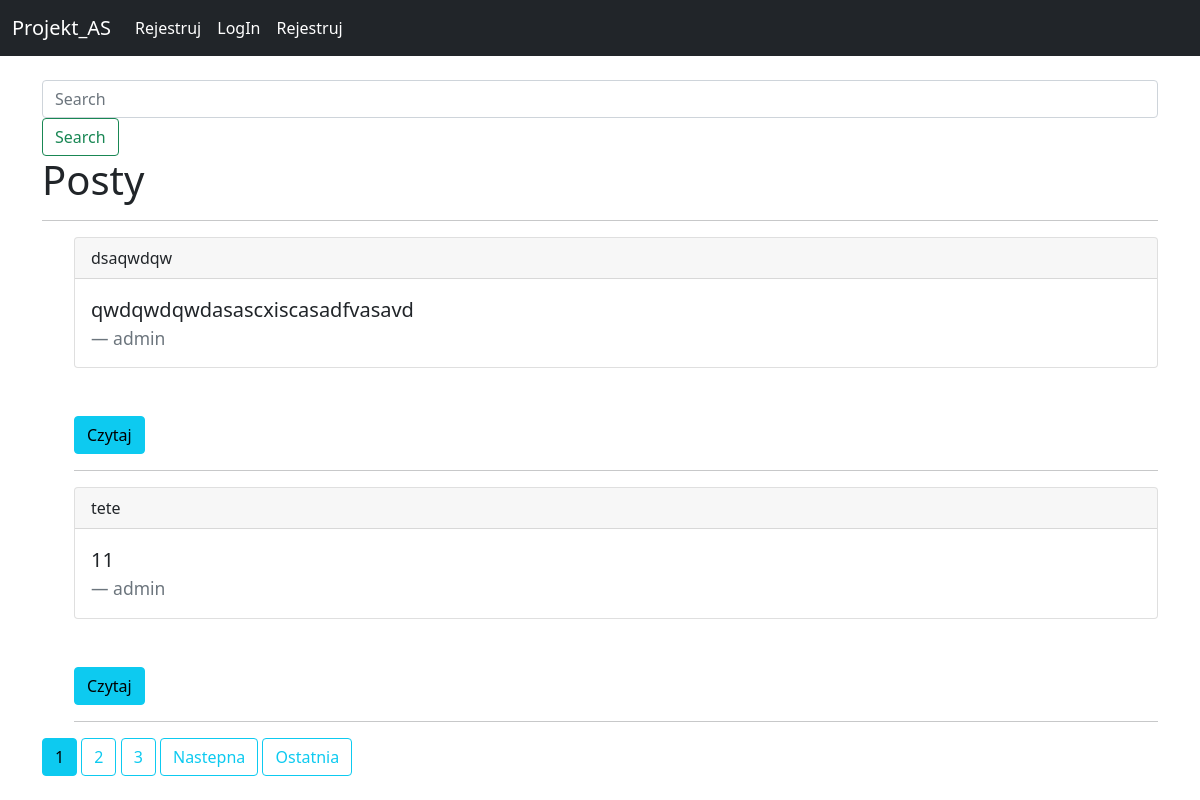
The page / on the database its author committed.
### projekt_as/models.py (models this page shows, shortened)
class Post(models.Model):
    tytul = models.CharField(max_length=255)
    tresc = models.TextField()
    id_autora = models.ForeignKey(User, on_delete=models.CASCADE)

### projekt_as/views.py (the view)
# urls.py: path('',IndexView.as_view(),name='index'),
class IndexView(ListView):
    model = Post
    template_name = 'index.html'
    paginate_by = 2

### projekt_as/templates/index.html (shortened to what this page needs)
{% extends 'base.html' %}
{% block content %}
<form class="form-inline my-2 my-lg-0" method="POST" action="{% url 'searchPosts' %}">
   <input class="form-control mr-sm-2" type="search" placeholder="Search" aria-label="Search" name="searched">
   <button class="btn btn-outline-success my-2 my-sm-0" type="submit">Search</button>
 </form>
<h1>Posty</h1>
<hr>
<ul>
{% for p in object_list %}
<div class="card">
  <div class="card-header">
    {{p.tytul}}
  </div>
  <div class="card-body">
    <blockquote class="blockquote mb-0">
      <p>{{ p.tresc|truncatechars:180 }}</p>
      <footer class="blockquote-footer">{{p.id_autora}} </footer>
    </blockquote>
  </div>
</div>
  <br><br/>
      <a href="{%url 'post_detail' p.id %}" class="btn btn-info">Czytaj</a>
    <hr>
{%endfor%}
</ul>
{%if is_paginated %}
  {%for num in page_obj.paginator.page_range%}
    {% if page_obj.number == num %}
      <a class="btn btn-info mb-4" href="?page={{num}}">{{num}}</a>
    {% elif num > page_obj.number|add:'-3' and num < page_obj.number|add:'3' %}
      <a class="btn btn-outline-info mb-4" href="?page={{num}}">{{num}}</a>
    {% endif %}
  {%endfor%}
{% if page_obj.has_next %}
  <a class="btn btn-outline-info mb-4" href="?page={{page_obj.next_page_number}}">Nastepna</a>
  <a class="btn btn-outline-info mb-4" href="?page={{page_obj.paginator.num_pages}}">Ostatnia</a>
{%endif%}
{%endif%}
{%endblock%}

### rows shown on the page
Post: tytul "dsaqwdqw", tresc "qwdqwdqwdasascxiscasadfvasavd", id_autora "admin"
Post: tytul "tete", tresc "11", id_autora "admin"

### other values the page prints
{{ num }} "1"
{{ num }} "2" "3"
